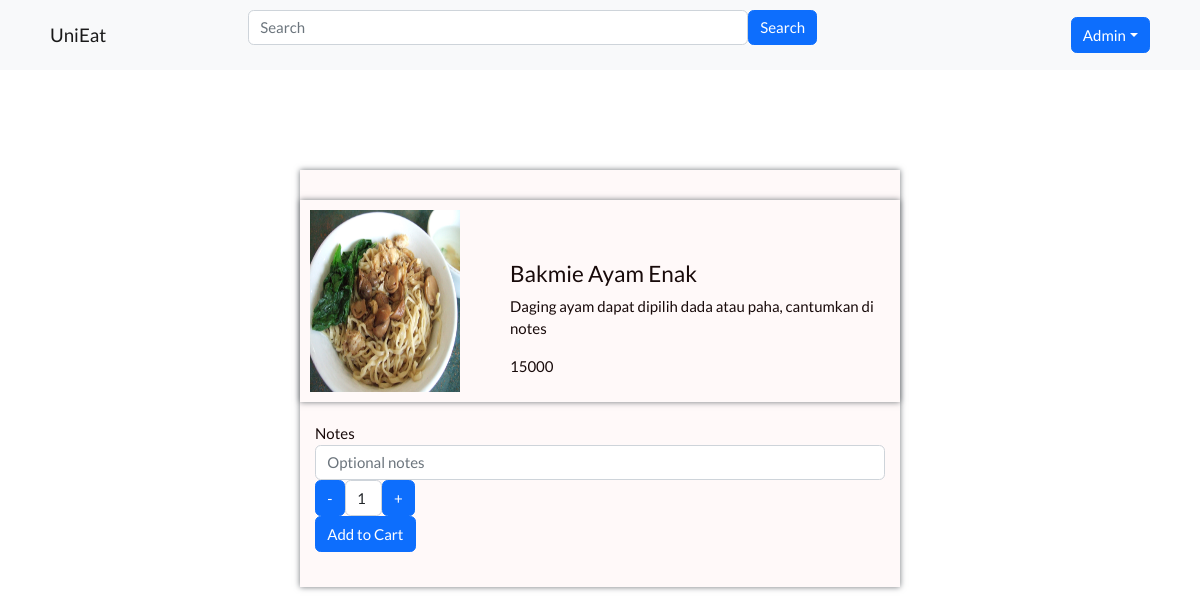
/AMDP3/itemdetail.php?shopID=1&itemID=1 (signed in), run on the app's committed database.
### tables this page shows
CREATE TABLE `item` (
  `itemID` int(11) NOT NULL,
  `shopID` int(11) NOT NULL,
  `itemName` varchar(255) DEFAULT NULL,
  `itemDesc` varchar(255) DEFAULT NULL,
  `itemPrice` int(11) DEFAULT NULL,
  `itemImgUrl` varchar(255) NOT NULL
);

### AMDP3/includes/itemdetaillogic.php (called while the page is built, shortened)
<?php
    $itemID = $_GET["itemID"];
    $shopID = $_GET["shopID"];
    $query = "SELECT * FROM item WHERE itemID = '$itemID'";
    $result = $connection->query($query);
    $row = $result->fetch_assoc();
    $itemImgUrl = $row['itemImgUrl'];
    $itemTitle = $row["itemName"];
    $itemDescription = $row["itemDesc"];
    $itemPrice = $row["itemPrice"];
?>

### AMDP3/itemdetail.php (the view, shortened to what this page needs)
<?php
    include "./connection.php";
    include "./includes/itemdetaillogic.php";
?>
<!DOCTYPE html>
<html lang="en">
<head>
    <link href="https://cdn.jsdelivr.net/npm/bootstrap@5.2.2/dist/css/bootstrap.min.css" rel="stylesheet">
    <link rel="stylesheet" href="./style.css">
</head>
<body>
    <?php include "./includes/header.php"; ?>
    <div class="div-container" >
        <div class="div-container-inner">
            <div class='shop-item-container item-detail'>
                <?php echo "<img src='$itemImgUrl'>" ?>
                <div class='shop-info'>
                    <?php echo "<h4>$itemTitle</h4>" ?>
                    <?php echo "<p>$itemDescription</p>" ?>
                    <?php echo "<p>$itemPrice</p>" ?>
                </div>
            </div>
            <div class="item-detail-form">
                <form action='./itemdetail.php?shopID=<?php echo $shopID ?>&itemID=<?php echo $itemID ?>' method="POST">
                    <div>
                        <label for="">Notes</label>
                        <input class="form-control" name="notes" type="text" placeholder="Optional notes">
                    </div>
                    <div class="amount-container">
                        <button class="btn btn-primary" id="button-minus" type="button">-</button>
                        <input id="input-amount" class="form-control" name="amount" type="text" value="1" readonly>
                        <button class="btn btn-primary" id="button-add" type="button">+</button>
                    </div>
                    <button class="btn btn-primary" name="submit" >Add to Cart</button>
                </form>
            </div>
        </div>
    </div>
</body>
</html>

### AMDP3/style.css (style rules this page uses)
* { font-family: 'Lato', sans-serif; text-decoration: none; color: #180A0A; font-size: 15px; list-style: none; }
.shop-info { padding-left: 50px; padding-top: 50px; }
.div-container { width: 100%; margin-top: 100px; margin-bottom: 100px; display: flex; flex-direction: column; align-items: center; justify-content: center; }
.div-container-inner { background-color: #FFF9F9; box-shadow: 0 0 6px 0px #73777B; width: 50%; display: flex; flex-direction: column; align-items: center; }
.shop-item-container img { width: 150px; }
.shop-item-container { display: flex; box-shadow: 0 0 6px 0px #73777B; width: 670px; padding: 10px; margin-bottom: 20px; }
.item-detail { margin-top: 30px; }
.item-detail-form { display: flex; flex-direction: column; width: 95%; padding-bottom: 20px; }
.amount-container { width: 100px; display: flex; flex-direction: row; }
.div-container-inner { display: flex; flex-direction: row; flex-wrap: wrap; justify-content: space-evenly; }

### data on the page
item: itemImgUrl (picture), itemName "Bakmie Ayam Enak", itemDesc "Daging ayam dapat dipilih dada atau paha, cantumkan di notes", itemPrice "15000"
